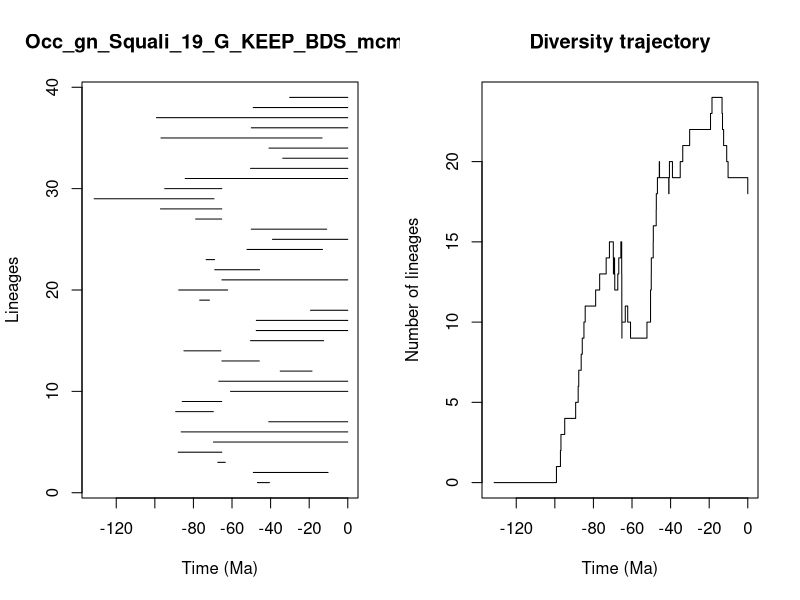

This chart was generated by the following R code:


pdf(file='../Results/Genus/5_MA_bins_EXT_EP/pyrate_mcmc_logs/Occ_gn_Squali_19_G_KEEP_BDS_mcmc_LTT.pdf',width=0.6*20, height=0.6*10)
title = "Occ_gn_Squali_19_G_KEEP_BDS_mcmc"
ts=c(46.83334779670614, 48.957384159125425,67.37577561428122,87.8970626806686,69.62854887966665,86.34089467674161,40.963555707421605,89.20563773113906,85.77935672751993,60.7680405134061,66.8603883337375,35.01131815358793,65.23748893967151,84.91501518083662,50.390898072427284,47.461432088502335,47.403704647857865,19.313040671923105,76.76335418703079,87.60422326098234,65.2306845461178,68.93697773204744,73.39704727338662,52.253594962119564,39.0412573542021,50.02899724635369,78.84827713192483,97.09496713169321,131.44914876394043,94.87982721719743,84.26257818969788,50.399448697727316,33.70226843115257,40.83668002806151,96.82791976696797,49.99108325895459,99.15995534172852,49.01328479232338,30.122330370860613)
te=c(40.60490766604644, 10.207909343292462,63.49427088670602,65.2879474277908,0.0,0.0,0.0,69.69356640875957,65.34609314237751,0.0,0.0,18.54643467045442,45.86179393746489,65.77624625797567,12.519007602116055,0.0,0.0,0.0,71.70473049782447,62.22964258127659,0.0,45.73942767478549,69.03478771274295,13.09884823342838,0.0,10.923650067559317,65.34118483121239,65.2937325618459,69.33561741618081,65.26616317556147,0.0,0.0,0.0,0.0,13.336568824137892,0.0,0.0,0.0,0.0)
div_traj=c(0, 1,2,3,4,5,6,7,8,9,10,11,12,13,14,15,14,13,14,13,12,13,14,15,14,13,12,11,10,9,10,11,10,9,10,11,12,13,14,15,16,17,18,19,20,19,18,19,20,19,20,21,22,23,24,23,22,21,20,19,18)
time_events=c(131.44914876394043, 99.15995534172852,97.09496713169321,96.82791976696797,94.87982721719743,89.20563773113906,87.8970626806686,87.60422326098234,86.34089467674161,85.77935672751993,84.91501518083662,84.26257818969788,78.84827713192483,76.76335418703079,73.39704727338662,71.70473049782447,69.69356640875957,69.62854887966665,69.33561741618081,69.03478771274295,68.93697773204744,67.37577561428122,66.8603883337375,65.77624625797567,65.34609314237751,65.34118483121239,65.2937325618459,65.2879474277908,65.26616317556147,65.23748893967151,65.2306845461178,63.49427088670602,62.22964258127659,60.7680405134061,52.253594962119564,50.399448697727316,50.390898072427284,50.02899724635369,49.99108325895459,49.01328479232338,48.957384159125425,47.461432088502335,47.403704647857865,46.83334779670614,45.86179393746489,45.73942767478549,40.963555707421605,40.83668002806151,40.60490766604644,39.0412573542021,35.01131815358793,33.70226843115257,30.122330370860613,19.313040671923105,18.54643467045442,13.336568824137892,13.09884823342838,12.519007602116055,10.923650067559317,10.207909343292462,0.0)
                par(mfrow=c(1,2))
                L = length(ts)
                plot(ts, 1:L , xlim=c(-max(ts)-1,0), pch=20, type="n", main=title,xlab="Time (Ma)",ylab="Lineages")
                for (i in 1:L){segments(x0=-te[i],y0=i,x1=-ts[i],y1=i)}    
                t = -time_events
                plot(div_traj ~ t,type="s", main = "Diversity trajectory",xlab="Time (Ma)",ylab="Number of lineages",xlim=c(-max(ts)-1,0))
                abline(v=c(65,200,251,367,445),lty=2,col="gray")
                
